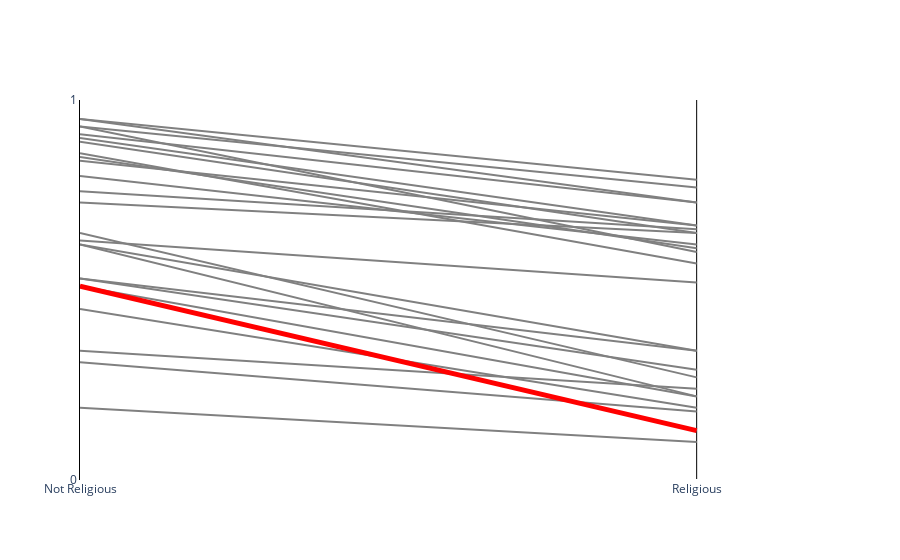

The notebook cell this image was saved under:
### Code cell
fig = go.Figure()

countries = list(np.unique(df_melted.Country))
for country in countries:
    df_country = df_melted.loc[df_melted.Country == country]
    fig.add_trace(
        go.Scatter(
            x = df_country.Religious, 
            y = df_country.Acceptance,
            mode = 'lines',
            line = {'color': 'grey'},
            showlegend = False)
    )

df_sk = df_melted.loc[df_melted.Country == 'South Korea']
fig.add_trace(
    go.Scatter(
        x = df_sk.Religious, 
        y = df_sk.Acceptance,
        mode = 'lines',
        line = {'color': 'red', 'width': 5},
        showlegend = False)
)

fig.update_layout(
    xaxis = {'tickvals': [0,1], 'ticktext': ['Not Religious', 'Religious'], 'range': (0,1.2), 'gridcolor': 'black'},
    yaxis = {'tickvals': [0,1], 'range': (0,1), 'showgrid': False, 'linecolor': 'black'},
    paper_bgcolor='rgba(0,0,0,0)', 
    plot_bgcolor='rgba(0,0,0,0)')
fig.show()

### Figure 1 — Plotly figure (JSON) as saved in the notebook; plotly's stock layout.template omitted (floating-point values rounded to 4 significant figures)
{"data": [{"line": {"color": "grey"}, "mode": "lines", "showlegend": false, "type": "scatter", "x": [1, 0], "y": [0.67, 0.84]}, {"line": {"color": "grey"}, "mode": "lines", "showlegend": false, "type": "scatter", "x": [1, 0], "y": [0.61, 0.85]}, {"line": {"color": "grey"}, "mode": "lines", "showlegend": false, "type": "scatter", "x": [1, 0], "y": [0.66, 0.76]}, {"line": {"color": "grey"}, "mode": "lines", "showlegend": false, "type": "scatter", "x": [1, 0], "y": [0.24, 0.34]}, {"line": {"color": "grey"}, "mode": "lines", "showlegend": false, "type": "scatter", "x": [1, 0], "y": [0.6, 0.93]}, {"line": {"color": "grey"}, "mode": "lines", "showlegend": false, "type": "scatter", "x": [1, 0], "y": [0.27, 0.65]}, {"line": {"color": "grey"}, "mode": "lines", "showlegend": false, "type": "scatter", "x": [1, 0], "y": [0.65, 0.89]}, {"line": {"color": "grey"}, "mode": "lines", "showlegend": false, "type": "scatter", "x": [1, 0], "y": [0.73, 0.91]}, {"line": {"color": "grey"}, "mode": "lines", "showlegend": false, "type": "scatter", "x": [1, 0], "y": [0.34, 0.62]}, {"line": {"color": "grey"}, "mode": "lines", "showlegend": false, "type": "scatter", "x": [1, 0], "y": [0.34, 0.53]}, {"line": {"color": "grey"}, "mode": "lines", "showlegend": false, "type": "scatter", "x": [1, 0], "y": [0.22, 0.62]}, {"line": {"color": "grey"}, "mode": "lines", "showlegend": false, "type": "scatter", "x": [1, 0], "y": [0.62, 0.8]}, {"line": {"color": "grey"}, "mode": "lines", "showlegend": false, "type": "scatter", "x": [1, 0], "y": [0.1, 0.19]}, {"line": {"color": "grey"}, "mode": "lines", "showlegend": false, "type": "scatter", "x": [1, 0], "y": [0.18, 0.31]}, {"line": {"color": "grey"}, "mode": "lines", "showlegend": false, "type": "scatter", "x": [1, 0], "y": [0.65, 0.73]}, {"line": {"color": "grey"}, "mode": "lines", "showlegend": false, "type": "scatter", "x": [1, 0], "y": [0.79, 0.95]}, {"line": {"color": "grey"}, "mode": "lines", "showlegend": false, "type": "scatter", "x": [1, 0], "y": [0.29, 0.53]}, {"line": {"color": "grey"}, "mode": "lines", "showlegend": false, "type": "scatter", "x": [1, 0], "y": [0.22, 0.51]}, {"line": {"color": "grey"}, "mode": "lines", "showlegend": false, "type": "scatter", "x": [1, 0], "y": [0.52, 0.63]}, {"line": {"color": "grey"}, "mode": "lines", "showlegend": false, "type": "scatter", "x": [1, 0], "y": [0.13, 0.51]}, {"line": {"color": "grey"}, "mode": "lines", "showlegend": false, "type": "scatter", "x": [1, 0], "y": [0.77, 0.93]}, {"line": {"color": "grey"}, "mode": "lines", "showlegend": false, "type": "scatter", "x": [1, 0], "y": [0.73, 0.95]}, {"line": {"color": "grey"}, "mode": "lines", "showlegend": false, "type": "scatter", "x": [1, 0], "y": [0.19, 0.45]}, {"line": {"color": "grey"}, "mode": "lines", "showlegend": false, "type": "scatter", "x": [1, 0], "y": [0.57, 0.86]}, {"line": {"color": "grey"}, "mode": "lines", "showlegend": false, "type": "scatter", "x": [1, 0], "y": [0.67, 0.9]}, {"line": {"color": "red", "width": 5}, "mode": "lines", "showlegend": false, "type": "scatter", "x": [1, 0], "y": [0.13, 0.51]}], "layout": {"paper_bgcolor": "rgba(0,0,0,0)", "plot_bgcolor": "rgba(0,0,0,0)", "xaxis": {"gridcolor": "black", "range": [0, 1.2], "ticktext": ["Not Religious", "Religious"], "tickvals": [0, 1]}, "yaxis": {"linecolor": "black", "range": [0, 1], "showgrid": false, "tickvals": [0, 1]}}}
